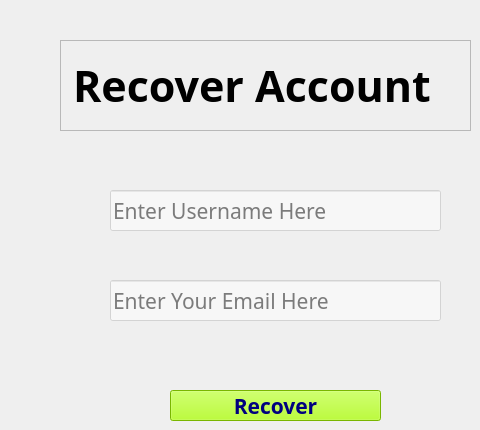
    <widget class="QWidget" name="tab_2">
     <attribute name="title">
      <string>Tab 2</string>
     </attribute>
     <widget class="QPushButton" name="pushButton_9">
      <property name="geometry">
       <rect>
        <x>170</x>
        <y>390</y>
        <width>211</width>
        <height>31</height>
       </rect>
      </property>
      <property name="font">
       <font>
        <family>ResotEDream</family>
        <pointsize>16</pointsize>
        <weight>75</weight>
        <bold>true</bold>
       </font>
      </property>
      <property name="styleSheet">
       <string notr="true">background-color: rgb(170, 255, 0);
color: rgb(0, 0, 127);</string>
      </property>
      <property name="text">
       <string>Recover</string>
      </property>
     </widget>
     <widget class="QLabel" name="label_4">
      <property name="geometry">
       <rect>
        <x>60</x>
        <y>40</y>
        <width>411</width>
        <height>91</height>
       </rect>
      </property>
      <property name="font">
       <font>
        <family>Poppins</family>
        <pointsize>32</pointsize>
        <weight>75</weight>
        <italic>false</italic>
        <bold>true</bold>
        <underline>false</underline>
       </font>
      </property>
      <property name="mouseTracking">
       <bool>false</bool>
      </property>
      <property name="styleSheet">
       <string notr="true"/>
      </property>
      <property name="frameShape">
       <enum>QFrame::StyledPanel</enum>
      </property>
      <property name="frameShadow">
       <enum>QFrame::Raised</enum>
      </property>
      <property name="lineWidth">
       <number>1</number>
      </property>
      <property name="midLineWidth">
       <number>1</number>
      </property>
      <property name="text">
       <string>Recover Account</string>
      </property>
     </widget>
     <widget class="QLineEdit" name="lineEdit_3">
      <property name="geometry">
       <rect>
        <x>110</x>
        <y>190</y>
        <width>331</width>
        <height>41</height>
       </rect>
      </property>
      <property name="font">
       <font>
        <family>Questv1</family>
        <pointsize>16</pointsize>
        <weight>50</weight>
        <bold>false</bold>
       </font>
      </property>
      <property name="toolTip">
       <string/>
      </property>
      <property name="whatsThis">
       <string/>
      </property>
      <property name="styleSheet">
       <string notr="true">background-color: rgb(255, 255, 255,0.5);</string>
      </property>
      <property name="locale">
       <locale language="English" country="UnitedStates"/>
      </property>
      <property name="placeholderText">
       <string>Enter Username Here</string>
      </property>
     </widget>
     <widget class="QLineEdit" name="lineEdit_4">
      <property name="geometry">
       <rect>
        <x>110</x>
        <y>280</y>
        <width>331</width>
        <height>41</height>
       </rect>
      </property>
      <property name="font">
       <font>
        <family>Questv1</family>
        <pointsize>16</pointsize>
        <weight>50</weight>
        <bold>false</bold>
       </font>
      </property>
      <property name="toolTip">
       <string/>
      </property>
      <property name="whatsThis">
       <string/>
      </property>
      <property name="layoutDirection">
       <enum>Qt::LeftToRight</enum>
      </property>
      <property name="styleSheet">
       <string notr="true">background-color: rgb(255, 255, 255,0.5);</string>
      </property>
      <property name="locale">
       <locale language="English" country="UnitedStates"/>
      </property>
      <property name="text">
       <string/>
      </property>
      <property name="echoMode">
       <enum>QLineEdit::Normal</enum>
      </property>
      <property name="readOnly">
       <bool>false</bool>
      </property>
      <property name="placeholderText">
       <string>Enter Your Email Here</string>
      </property>
     </widget>
    </widget>
